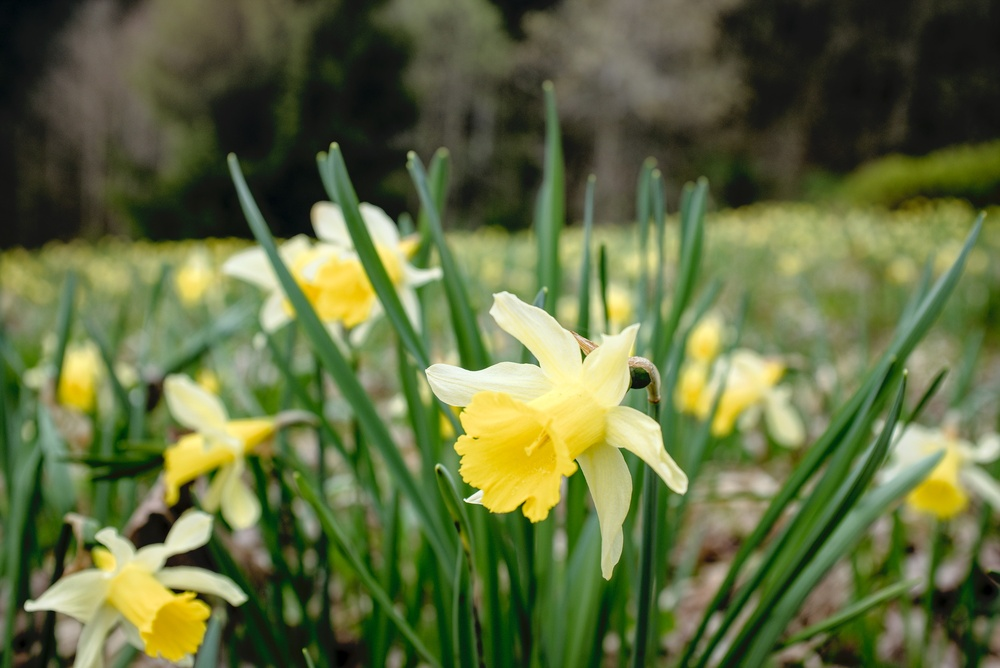
#> input picture Q5/5.jpg, 1000 x 668 px, shrunk from 2500 x 1669 before the run, found by its file name
$ jupyter execute Q5.ipynb   (older library calls are emulated)
#> lines starting #> are read from the running program, lines starting #| are printed output that depends on the picture
[cell 1]
"""
این تصویر را دریافت کنید و فیلتر الپالسی و گوسی را یکبار در حوزه زمان و یکبار در حوزه فرکانس اعمال کنید. از سیگماهای
مختلف استفاده کنید و نتایج را مقایسه کنید.
"""

[cell 2]
"""
سیگما تو شدت مات شدن عکس تاثیر داره
هر چی سیگما بیشتر، مات شدگی بیشتر
تو حوزه فرکانس، سیگما به گستردگی فیلتر گوسی تأثیر میذاره. سیگماهای بزرگ‌تر باعث فیلتر شدن بیشتر فرکانس‌های بالا میشه.
"""

[cell 3]
import numpy as np
import cv2
import matplotlib.pyplot as plt
import matplotlib.image as mpli

# Function to apply filters in spatial domain
def spatial(image, sigma):
    # Apply Gaussian filter
    gaussianBlur= cv2.GaussianBlur(image, (0, 0), sigma)

    # Apply Laplacian filter
    laplacian = cv2.Laplacian(image, cv2.CV_64F)

    return gaussianBlur, laplacian

# Function to apply filters in frequency domain
def frequency(image, sigma):
    # Compute the FFT of the image
    f = np.fft.fft2(image)
    fshift = np.fft.fftshift(f)

    # Create Gaussian filter in frequency domain
    rows, cols = image.shape
    crow, ccol = rows // 2 , cols // 2
    x = np.linspace(-ccol, ccol, cols)
    y = np.linspace(-crow, crow, rows)
    X, Y = np.meshgrid(x, y)
    gaussianFilter = np.exp(-(X**2 + Y**2) / (2 * sigma**2))

    # Apply Gaussian filter in frequency domain
    fshiftGauss = fshift * gaussianFilter
    f_ishiftGauss = np.fft.ifftshift(fshiftGauss)
    img_backGauss = np.fft.ifft2(f_ishiftGauss)
    img_backGauss = np.abs(img_backGauss)

    # Create Laplacian filter in frequency domain
    laplacianFilter = -(X**2 + Y**2)

    # Apply Laplacian filter in frequency domain
    fshiftLap = fshift * laplacianFilter
    f_ishiftLap = np.fft.ifftshift(fshiftLap)
    img_backLap = np.fft.ifft2(f_ishiftLap)
    img_backLap = np.abs(img_backLap)

    return img_backGauss, img_backLap

# Path to the image
path = 'D:\\sadeneh\\تمرین دوم\\سادنه صادقی- 9913012008\Q5\\5.jpg'  # Replace with your image path

# Read the image using matplotlib
image = mpli.imread(path)
#> image is the input picture: shape (668, 1000, 3); mean R, G, B 97.7, 108.9, 64.4


# Convert the image to grayscale if it's in RGB format
if len(image.shape) == 3 and image.shape[2] == 3:
    image = cv2.cvtColor(image, cv2.COLOR_RGB2GRAY)
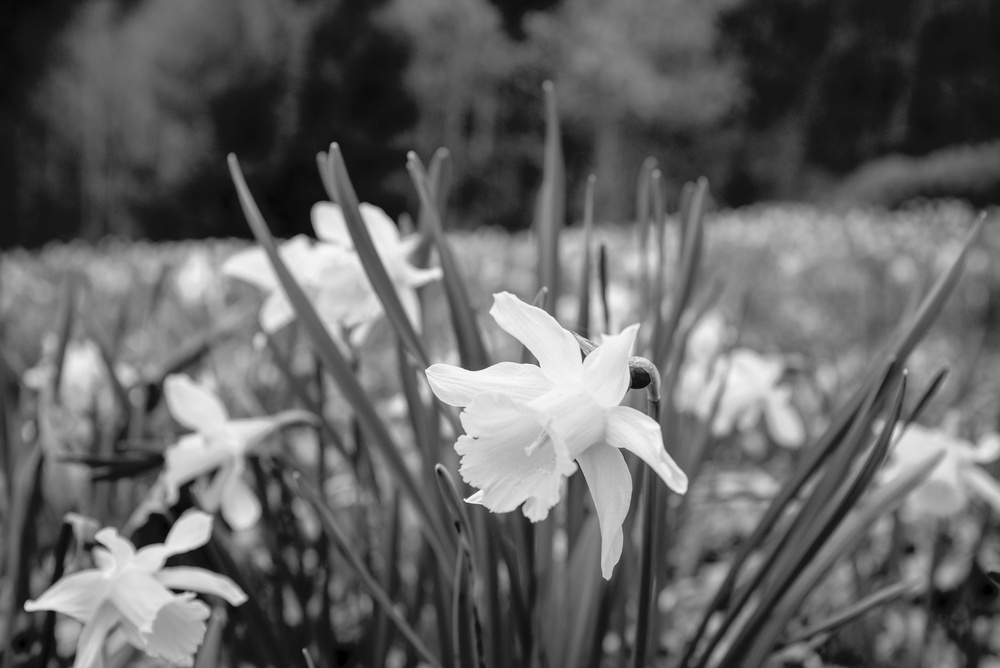
#> image: shape (668, 1000); min 0, max 250, mean 100.5

# Define sigma values to use for Gaussian filter
values = [1, 2, 3]

# Apply filters and plot results
for i in values:
    gaussBlurSpatial, lapSpatial = spatial(image, i)
    gaussBlurFrequency, lapFrequency = frequency(image, i)

    plt.figure(figsize=(12, 8))
    plt.suptitle(f'Sigma = {i}')

    plt.subplot(2, 2, 1)
    plt.imshow(gaussBlurFrequency, cmap='gray')
    plt.title('Gaussian Blur (Frequency)')
    plt.axis('off')


    plt.subplot(2, 2, 2)
    plt.imshow(gaussBlurSpatial, cmap='gray')
    plt.title('Gaussian Blur (Spatial)')
    plt.axis('off')


    plt.subplot(2, 2, 3)
    plt.imshow(lapFrequency, cmap='gray')
    plt.title('Laplacian (Frequency)')
    plt.axis('off')

    plt.subplot(2, 2, 4)
    plt.imshow(lapSpatial, cmap='gray')
    plt.title('Laplacian (Spatial)')
    plt.axis('off')

    plt.tight_layout()
    plt.show()
#> this loop made 3 passes
#> pass 1, in spatial, `laplacian = cv2.Laplacian(image, cv2.CV_64F)`:
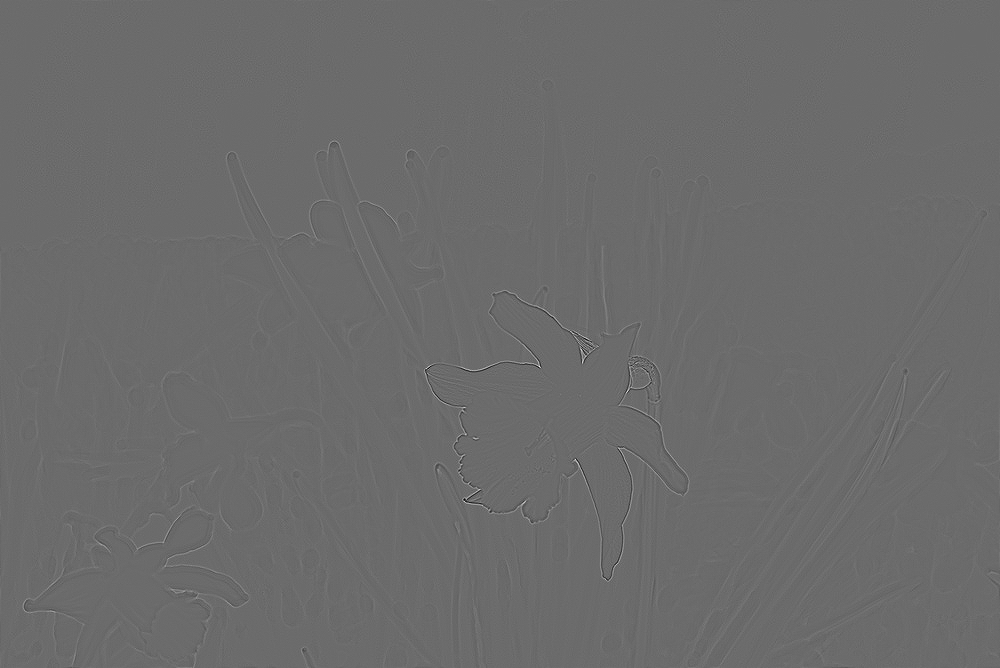
#> laplacian: shape (668, 1000) float64; min -215, max 295, mean 0; drawn with min black and max white
#> pass 1, in frequency, `img_backGauss = np.abs(img_backGauss)`:
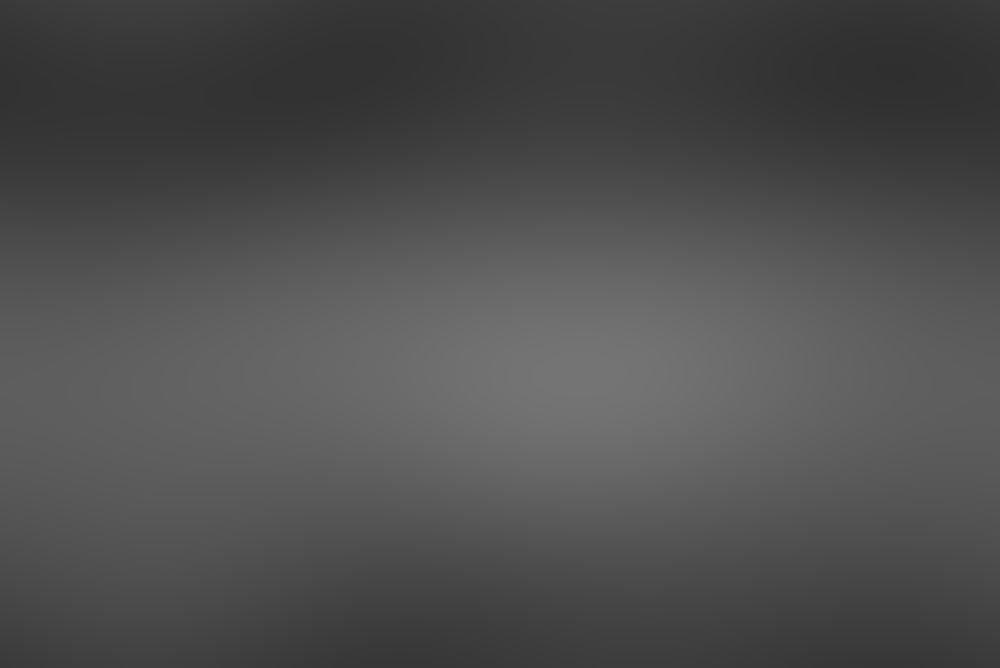
#> img_backGauss: shape (668, 1000) float64; min 47.87, max 116.8, mean 78.7
#> pass 1, in frequency, `img_backLap = np.abs(img_backLap)`:
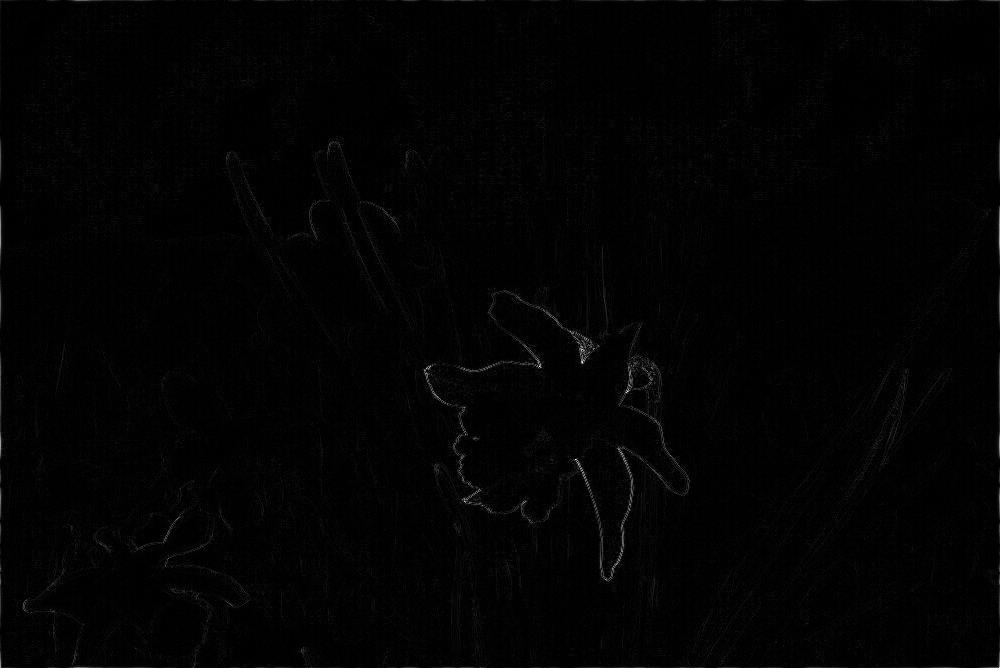
#> img_backLap: shape (668, 1000) float64; min 9.19, max 8040814.6, mean 98260.7; drawn with min black and max white
#> pass 2, `plt.show()`:
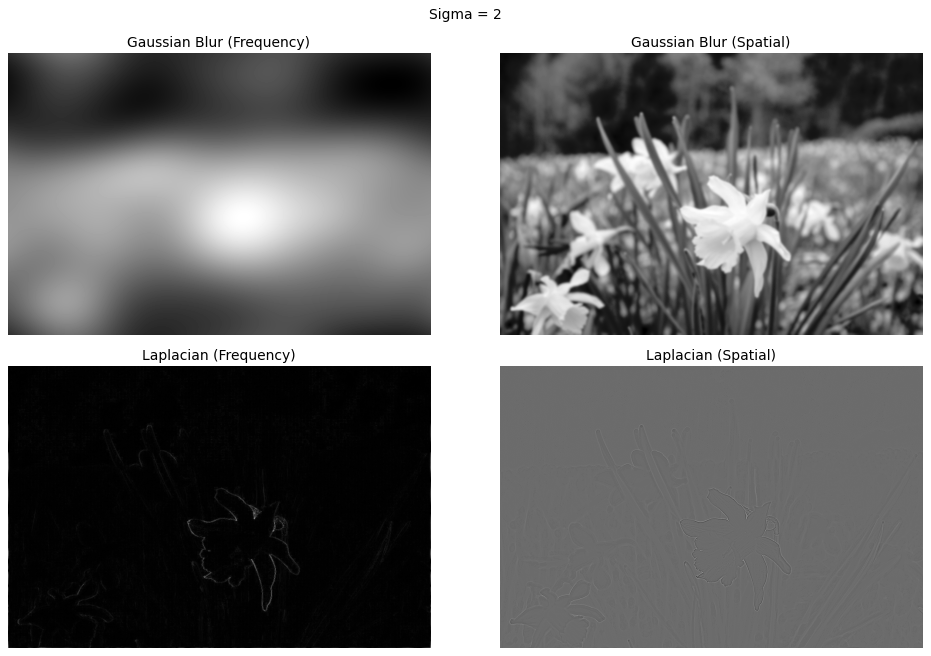
#> figure drawn by matplotlib, 4 panels
